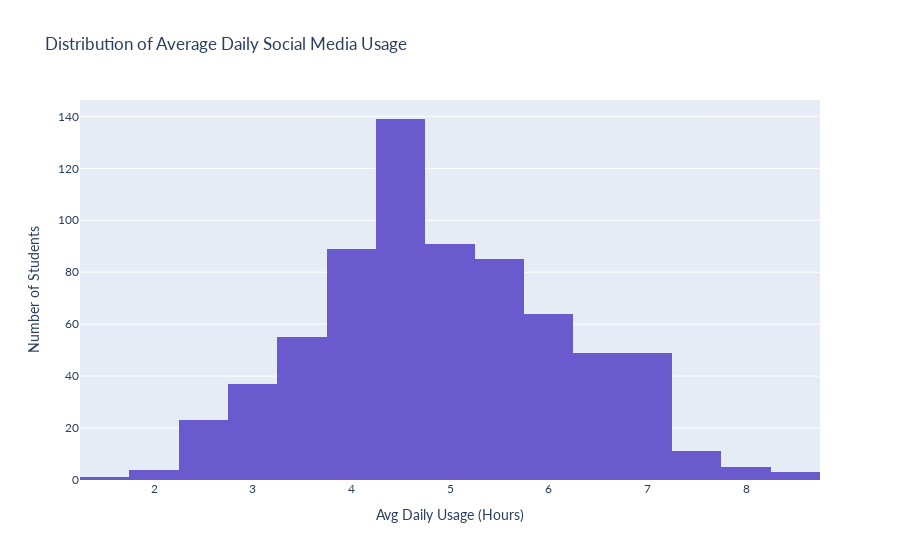

The notebook cell this image was saved under:
### Markdown cell above
## 5. Average daily social media usage in hours
Here’s the million-scroll question: **How many hours a day are students glued to social media?**

Spoiler alert: it’s… a lot.

This variable tells us how deep we are into the attention economy- whether we’re looking at casual scrollers, committed content zombies, or folks who need a Screen Time intervention. It’s the behavioral backbone of this dataset and a potential predictor of everything from sleep disruption to academic slippage.

Let’s break down how long students are actually staying online- and who might be one notification away from burnout.

### Code cell
# Define bins and labels
bins = [0, 2, 4, 6, 8, 10]
labels = ['0–2 hrs', '2–4 hrs', '4–6 hrs', '6–8 hrs', '8–10 hrs']

# Bin the usage hours
student_df['usage_bin'] = pd.cut(student_df['avg_daily_usage_hours'], bins = bins, labels = labels, right = False)

# Get value counts of binned usage
usage_counts_binned = student_df['usage_bin'].value_counts().sort_index()

# Print the binned value counts
print("Average Daily Usage:\n", usage_counts_binned)

# Plot figure
fig = px.histogram(student_df, x = 'avg_daily_usage_hours',
    nbins = 30,
    title = 'Distribution of Average Daily Social Media Usage',
    color_discrete_sequence = ['#6A5ACD']
)

fig.update_layout(
    xaxis_title = 'Avg Daily Usage (Hours)',
    yaxis_title = 'Number of Students',
    font = dict(family = 'Lato, sans-serif')
)

fig.show()

### Figure 1 — Plotly figure (JSON) as saved in the notebook; plotly's stock layout.template omitted (floating-point values rounded to 4 significant figures; data arrays with more than 128 entries replaced by an {"elided": "..."} marker saying what was removed)
{"data": [{"alignmentgroup": "True", "bingroup": "x", "hovertemplate": "avg_daily_usage_hours=%{x}<br>count=%{y}<extra></extra>", "legendgroup": "", "marker": {"color": "#6A5ACD"}, "name": "", "nbinsx": 30, "offsetgroup": "", "orientation": "v", "showlegend": false, "type": "histogram", "x": {"elided": "705 float values"}, "xaxis": "x", "yaxis": "y"}], "layout": {"barmode": "relative", "font": {"family": "Lato, sans-serif"}, "legend": {"tracegroupgap": 0}, "title": {"text": "Distribution of Average Daily Social Media Usage"}, "xaxis": {"anchor": "y", "domain": [0, 1], "title": {"text": "Avg Daily Usage (Hours)"}}, "yaxis": {"anchor": "x", "domain": [0, 1], "title": {"text": "Number of Students"}}}}
